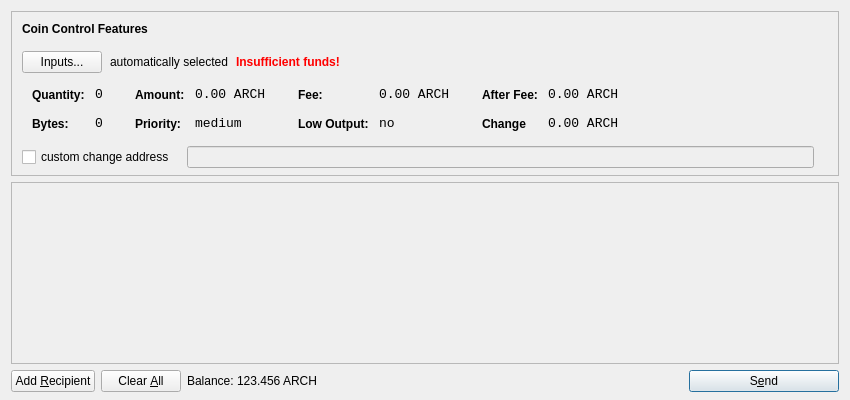
<?xml version="1.0" encoding="UTF-8"?>
<ui version="4.0">
 <class>SendCoinsDialog</class>
 <widget class="QDialog" name="SendCoinsDialog">
  <property name="geometry">
   <rect>
    <x>0</x>
    <y>0</y>
    <width>850</width>
    <height>400</height>
   </rect>
  </property>
  <property name="windowTitle">
   <string>Send Coins</string>
  </property>
  <layout class="QVBoxLayout" name="verticalLayout" stretch="0,1,0">
   <property name="bottomMargin">
    <number>8</number>
   </property>
   <item>
    <widget class="QFrame" name="frameCoinControl">
     <property name="sizePolicy">
      <sizepolicy hsizetype="Expanding" vsizetype="Expanding">
       <horstretch>0</horstretch>
       <verstretch>0</verstretch>
      </sizepolicy>
     </property>
     <property name="maximumSize">
      <size>
       <width>16777215</width>
       <height>16777215</height>
      </size>
     </property>
     <property name="frameShape">
      <enum>QFrame::StyledPanel</enum>
     </property>
     <property name="frameShadow">
      <enum>QFrame::Sunken</enum>
     </property>
     <layout class="QVBoxLayout" name="verticalLayoutCoinControl2">
      <property name="spacing">
       <number>-1</number>
      </property>
      <property name="leftMargin">
       <number>0</number>
      </property>
      <property name="topMargin">
       <number>0</number>
      </property>
      <property name="rightMargin">
       <number>0</number>
      </property>
      <property name="bottomMargin">
       <number>6</number>
      </property>
      <item>
       <layout class="QVBoxLayout" name="verticalLayoutCoinControl" stretch="0,0,0,0,1">
        <property name="spacing">
         <number>0</number>
        </property>
        <property name="leftMargin">
         <number>10</number>
        </property>
        <property name="topMargin">
         <number>10</number>
        </property>
        <item>
         <layout class="QHBoxLayout" name="horizontalLayoutCoinControl1">
          <property name="bottomMargin">
           <number>15</number>
          </property>
          <item>
           <widget class="QLabel" name="labelCoinControlFeatures">
            <property name="sizePolicy">
             <sizepolicy hsizetype="Preferred" vsizetype="Maximum">
              <horstretch>0</horstretch>
              <verstretch>0</verstretch>
             </sizepolicy>
            </property>
            <property name="font">
             <font>
              <weight>75</weight>
              <bold>true</bold>
             </font>
            </property>
            <property name="styleSheet">
             <string notr="true">font-weight:bold;</string>
            </property>
            <property name="text">
             <string>Coin Control Features</string>
            </property>
           </widget>
          </item>
         </layout>
        </item>
        <item>
         <layout class="QHBoxLayout" name="horizontalLayoutCoinControl2" stretch="0,0,0,0">
          <property name="spacing">
           <number>8</number>
          </property>
          <property name="bottomMargin">
           <number>10</number>
          </property>
          <item>
           <widget class="QPushButton" name="pushButtonCoinControl">
            <property name="styleSheet">
             <string notr="true"/>
            </property>
            <property name="text">
             <string>Inputs...</string>
            </property>
           </widget>
          </item>
          <item>
           <widget class="QLabel" name="labelCoinControlAutomaticallySelected">
            <property name="text">
             <string>automatically selected</string>
            </property>
            <property name="margin">
             <number>5</number>
            </property>
           </widget>
          </item>
          <item>
           <widget class="QLabel" name="labelCoinControlInsuffFunds">
            <property name="font">
             <font>
              <weight>75</weight>
              <bold>true</bold>
             </font>
            </property>
            <property name="styleSheet">
             <string notr="true">color:red;font-weight:bold;</string>
            </property>
            <property name="text">
             <string>Insufficient funds!</string>
            </property>
            <property name="margin">
             <number>5</number>
            </property>
           </widget>
          </item>
          <item>
           <spacer name="horizontalSpacerCoinControl">
            <property name="orientation">
             <enum>Qt::Horizontal</enum>
            </property>
            <property name="sizeHint" stdset="0">
             <size>
              <width>40</width>
              <height>1</height>
             </size>
            </property>
           </spacer>
          </item>
         </layout>
        </item>
        <item>
         <widget class="QWidget" name="widgetCoinControl" native="true">
          <property name="sizePolicy">
           <sizepolicy hsizetype="Preferred" vsizetype="Preferred">
            <horstretch>0</horstretch>
            <verstretch>0</verstretch>
           </sizepolicy>
          </property>
          <property name="minimumSize">
           <size>
            <width>0</width>
            <height>0</height>
           </size>
          </property>
          <property name="styleSheet">
           <string notr="true"/>
          </property>
          <layout class="QHBoxLayout" name="horizontalLayoutCoinControl5">
           <property name="margin">
            <number>0</number>
           </property>
           <item>
            <layout class="QHBoxLayout" name="horizontalLayoutCoinControl3" stretch="0,0,0,1">
             <property name="spacing">
              <number>20</number>
             </property>
             <property name="topMargin">
              <number>0</number>
             </property>
             <property name="bottomMargin">
              <number>10</number>
             </property>
             <item>
              <layout class="QFormLayout" name="formLayoutCoinControl1">
               <property name="horizontalSpacing">
                <number>10</number>
               </property>
               <property name="verticalSpacing">
                <number>14</number>
               </property>
               <property name="leftMargin">
                <number>10</number>
               </property>
               <property name="topMargin">
                <number>4</number>
               </property>
               <property name="rightMargin">
                <number>6</number>
               </property>
               <item row="0" column="0">
                <widget class="QLabel" name="labelCoinControlQuantityText">
                 <property name="styleSheet">
                  <string notr="true">font-weight:bold;</string>
                 </property>
                 <property name="text">
                  <string>Quantity:</string>
                 </property>
                 <property name="margin">
                  <number>0</number>
                 </property>
                </widget>
               </item>
               <item row="0" column="1">
                <widget class="QLabel" name="labelCoinControlQuantity">
                 <property name="font">
                  <font>
                   <family>Monospace</family>
                   <pointsize>10</pointsize>
                  </font>
                 </property>
                 <property name="cursor">
                  <cursorShape>IBeamCursor</cursorShape>
                 </property>
                 <property name="contextMenuPolicy">
                  <enum>Qt::ActionsContextMenu</enum>
                 </property>
                 <property name="text">
                  <string>0</string>
                 </property>
                 <property name="margin">
                  <number>0</number>
                 </property>
                 <property name="textInteractionFlags">
                  <set>Qt::LinksAccessibleByMouse|Qt::TextSelectableByKeyboard|Qt::TextSelectableByMouse</set>
                 </property>
                </widget>
               </item>
               <item row="1" column="0">
                <widget class="QLabel" name="labelCoinControlBytesText">
                 <property name="styleSheet">
                  <string notr="true">font-weight:bold;</string>
                 </property>
                 <property name="text">
                  <string>Bytes:</string>
                 </property>
                </widget>
               </item>
               <item row="1" column="1">
                <widget class="QLabel" name="labelCoinControlBytes">
                 <property name="font">
                  <font>
                   <family>Monospace</family>
                   <pointsize>10</pointsize>
                  </font>
                 </property>
                 <property name="cursor">
                  <cursorShape>IBeamCursor</cursorShape>
                 </property>
                 <property name="contextMenuPolicy">
                  <enum>Qt::ActionsContextMenu</enum>
                 </property>
                 <property name="text">
                  <string>0</string>
                 </property>
                 <property name="textInteractionFlags">
                  <set>Qt::LinksAccessibleByMouse|Qt::TextSelectableByKeyboard|Qt::TextSelectableByMouse</set>
                 </property>
                </widget>
               </item>
              </layout>
             </item>
             <item>
              <layout class="QFormLayout" name="formLayoutCoinControl2">
               <property name="horizontalSpacing">
                <number>10</number>
               </property>
               <property name="verticalSpacing">
                <number>14</number>
               </property>
               <property name="leftMargin">
                <number>6</number>
               </property>
               <property name="topMargin">
                <number>4</number>
               </property>
               <property name="rightMargin">
                <number>6</number>
               </property>
               <item row="0" column="0">
                <widget class="QLabel" name="labelCoinControlAmountText">
                 <property name="styleSheet">
                  <string notr="true">font-weight:bold;</string>
                 </property>
                 <property name="text">
                  <string>Amount:</string>
                 </property>
                 <property name="margin">
                  <number>0</number>
                 </property>
                </widget>
               </item>
               <item row="0" column="1">
                <widget class="QLabel" name="labelCoinControlAmount">
                 <property name="font">
                  <font>
                   <family>Monospace</family>
                   <pointsize>10</pointsize>
                  </font>
                 </property>
                 <property name="cursor">
                  <cursorShape>IBeamCursor</cursorShape>
                 </property>
                 <property name="contextMenuPolicy">
                  <enum>Qt::ActionsContextMenu</enum>
                 </property>
                 <property name="text">
                  <string>0.00 ARCH</string>
                 </property>
                 <property name="textInteractionFlags">
                  <set>Qt::LinksAccessibleByMouse|Qt::TextSelectableByKeyboard|Qt::TextSelectableByMouse</set>
                 </property>
                </widget>
               </item>
               <item row="1" column="0">
                <widget class="QLabel" name="labelCoinControlPriorityText">
                 <property name="styleSheet">
                  <string notr="true">font-weight:bold;</string>
                 </property>
                 <property name="text">
                  <string>Priority:</string>
                 </property>
                </widget>
               </item>
               <item row="1" column="1">
                <widget class="QLabel" name="labelCoinControlPriority">
                 <property name="font">
                  <font>
                   <family>Monospace</family>
                   <pointsize>10</pointsize>
                  </font>
                 </property>
                 <property name="cursor">
                  <cursorShape>IBeamCursor</cursorShape>
                 </property>
                 <property name="contextMenuPolicy">
                  <enum>Qt::ActionsContextMenu</enum>
                 </property>
                 <property name="text">
                  <string>medium</string>
                 </property>
                 <property name="textInteractionFlags">
                  <set>Qt::LinksAccessibleByMouse|Qt::TextSelectableByKeyboard|Qt::TextSelectableByMouse</set>
                 </property>
                </widget>
               </item>
              </layout>
             </item>
             <item>
              <layout class="QFormLayout" name="formLayoutCoinControl3">
               <property name="horizontalSpacing">
                <number>10</number>
               </property>
               <property name="verticalSpacing">
                <number>14</number>
               </property>
               <property name="leftMargin">
                <number>6</number>
               </property>
               <property name="topMargin">
                <number>4</number>
               </property>
               <property name="rightMargin">
                <number>6</number>
               </property>
               <item row="0" column="0">
                <widget class="QLabel" name="labelCoinControlFeeText">
                 <property name="styleSheet">
                  <string notr="true">font-weight:bold;</string>
                 </property>
                 <property name="text">
                  <string>Fee:</string>
                 </property>
                 <property name="margin">
                  <number>0</number>
                 </property>
                </widget>
               </item>
               <item row="0" column="1">
                <widget class="QLabel" name="labelCoinControlFee">
                 <property name="font">
                  <font>
                   <family>Monospace</family>
                   <pointsize>10</pointsize>
                  </font>
                 </property>
                 <property name="cursor">
                  <cursorShape>IBeamCursor</cursorShape>
                 </property>
                 <property name="contextMenuPolicy">
                  <enum>Qt::ActionsContextMenu</enum>
                 </property>
                 <property name="text">
                  <string>0.00 ARCH</string>
                 </property>
                 <property name="textInteractionFlags">
                  <set>Qt::LinksAccessibleByMouse|Qt::TextSelectableByKeyboard|Qt::TextSelectableByMouse</set>
                 </property>
                </widget>
               </item>
               <item row="1" column="0">
                <widget class="QLabel" name="labelCoinControlLowOutputText">
                 <property name="styleSheet">
                  <string notr="true">font-weight:bold;</string>
                 </property>
                 <property name="text">
                  <string>Low Output:</string>
                 </property>
                </widget>
               </item>
               <item row="1" column="1">
                <widget class="QLabel" name="labelCoinControlLowOutput">
                 <property name="font">
                  <font>
                   <family>Monospace</family>
                   <pointsize>10</pointsize>
                  </font>
                 </property>
                 <property name="cursor">
                  <cursorShape>IBeamCursor</cursorShape>
                 </property>
                 <property name="contextMenuPolicy">
                  <enum>Qt::ActionsContextMenu</enum>
                 </property>
                 <property name="text">
                  <string>no</string>
                 </property>
                 <property name="textInteractionFlags">
                  <set>Qt::LinksAccessibleByMouse|Qt::TextSelectableByKeyboard|Qt::TextSelectableByMouse</set>
                 </property>
                </widget>
               </item>
              </layout>
             </item>
             <item>
              <layout class="QFormLayout" name="formLayoutCoinControl4">
               <property name="horizontalSpacing">
                <number>10</number>
               </property>
               <property name="verticalSpacing">
                <number>14</number>
               </property>
               <property name="leftMargin">
                <number>6</number>
               </property>
               <property name="topMargin">
                <number>4</number>
               </property>
               <property name="rightMargin">
                <number>6</number>
               </property>
               <item row="0" column="0">
                <widget class="QLabel" name="labelCoinControlAfterFeeText">
                 <property name="styleSheet">
                  <string notr="true">font-weight:bold;</string>
                 </property>
                 <property name="text">
                  <string>After Fee:</string>
                 </property>
                 <property name="margin">
                  <number>0</number>
                 </property>
                </widget>
               </item>
               <item row="0" column="1">
                <widget class="QLabel" name="labelCoinControlAfterFee">
                 <property name="font">
                  <font>
                   <family>Monospace</family>
                   <pointsize>10</pointsize>
                  </font>
                 </property>
                 <property name="cursor">
                  <cursorShape>IBeamCursor</cursorShape>
                 </property>
                 <property name="contextMenuPolicy">
                  <enum>Qt::ActionsContextMenu</enum>
                 </property>
                 <property name="text">
                  <string>0.00 ARCH</string>
                 </property>
                 <property name="textInteractionFlags">
                  <set>Qt::LinksAccessibleByMouse|Qt::TextSelectableByKeyboard|Qt::TextSelectableByMouse</set>
                 </property>
                </widget>
               </item>
               <item row="1" column="0">
                <widget class="QLabel" name="labelCoinControlChangeText">
                 <property name="styleSheet">
                  <string notr="true">font-weight:bold;</string>
                 </property>
                 <property name="text">
                  <string>Change</string>
                 </property>
                </widget>
               </item>
               <item row="1" column="1">
                <widget class="QLabel" name="labelCoinControlChange">
                 <property name="font">
                  <font>
                   <family>Monospace</family>
                   <pointsize>10</pointsize>
                  </font>
                 </property>
                 <property name="cursor">
                  <cursorShape>IBeamCursor</cursorShape>
                 </property>
                 <property name="contextMenuPolicy">
                  <enum>Qt::ActionsContextMenu</enum>
                 </property>
                 <property name="text">
                  <string>0.00 ARCH</string>
                 </property>
                 <property name="textInteractionFlags">
                  <set>Qt::LinksAccessibleByMouse|Qt::TextSelectableByKeyboard|Qt::TextSelectableByMouse</set>
                 </property>
                </widget>
               </item>
              </layout>
             </item>
            </layout>
           </item>
          </layout>
         </widget>
        </item>
        <item>
         <layout class="QHBoxLayout" name="horizontalLayoutCoinControl4" stretch="0,0,0">
          <property name="spacing">
           <number>12</number>
          </property>
          <property name="sizeConstraint">
           <enum>QLayout::SetDefaultConstraint</enum>
          </property>
          <property name="topMargin">
           <number>5</number>
          </property>
          <property name="rightMargin">
           <number>5</number>
          </property>
          <item>
           <widget class="QCheckBox" name="checkBoxCoinControlChange">
            <property name="text">
             <string>custom change address</string>
            </property>
           </widget>
          </item>
          <item>
           <widget class="QLineEdit" name="lineEditCoinControlChange">
            <property name="enabled">
             <bool>false</bool>
            </property>
            <property name="sizePolicy">
             <sizepolicy hsizetype="Expanding" vsizetype="Fixed">
              <horstretch>0</horstretch>
              <verstretch>0</verstretch>
             </sizepolicy>
            </property>
           </widget>
          </item>
          <item>
           <widget class="QLabel" name="labelCoinControlChangeLabel">
            <property name="sizePolicy">
             <sizepolicy hsizetype="Preferred" vsizetype="Expanding">
              <horstretch>0</horstretch>
              <verstretch>0</verstretch>
             </sizepolicy>
            </property>
            <property name="minimumSize">
             <size>
              <width>0</width>
              <height>0</height>
             </size>
            </property>
            <property name="text">
             <string/>
            </property>
            <property name="margin">
             <number>3</number>
            </property>
           </widget>
          </item>
         </layout>
        </item>
        <item>
         <spacer name="verticalSpacerCoinControl">
          <property name="orientation">
           <enum>Qt::Vertical</enum>
          </property>
          <property name="sizeHint" stdset="0">
           <size>
            <width>800</width>
            <height>1</height>
           </size>
          </property>
         </spacer>
        </item>
       </layout>
      </item>
     </layout>
    </widget>
   </item>
   <item>
    <widget class="QScrollArea" name="scrollArea">
     <property name="widgetResizable">
      <bool>true</bool>
     </property>
     <widget class="QWidget" name="scrollAreaWidgetContents">
      <property name="geometry">
       <rect>
        <x>0</x>
        <y>0</y>
        <width>830</width>
        <height>165</height>
       </rect>
      </property>
      <layout class="QVBoxLayout" name="verticalLayout_2">
       <property name="margin">
        <number>0</number>
       </property>
       <item>
        <layout class="QVBoxLayout" name="entries">
         <property name="spacing">
          <number>6</number>
         </property>
        </layout>
       </item>
       <item>
        <spacer name="verticalSpacer">
         <property name="orientation">
          <enum>Qt::Vertical</enum>
         </property>
         <property name="sizeHint" stdset="0">
          <size>
           <width>20</width>
           <height>40</height>
          </size>
         </property>
        </spacer>
       </item>
      </layout>
     </widget>
    </widget>
   </item>
   <item>
    <layout class="QHBoxLayout" name="horizontalLayout">
     <item>
      <widget class="QPushButton" name="addButton">
       <property name="toolTip">
        <string>Send to multiple recipients at once</string>
       </property>
       <property name="text">
        <string>Add &amp;Recipient</string>
       </property>
       <property name="autoDefault">
        <bool>false</bool>
       </property>
      </widget>
     </item>
     <item>
      <widget class="QPushButton" name="clearButton">
       <property name="sizePolicy">
        <sizepolicy hsizetype="Minimum" vsizetype="Fixed">
         <horstretch>0</horstretch>
         <verstretch>0</verstretch>
        </sizepolicy>
       </property>
       <property name="toolTip">
        <string>Remove all transaction fields</string>
       </property>
       <property name="text">
        <string>Clear &amp;All</string>
       </property>
       <property name="autoRepeatDelay">
        <number>300</number>
       </property>
       <property name="autoDefault">
        <bool>false</bool>
       </property>
      </widget>
     </item>
     <item>
      <layout class="QHBoxLayout" name="horizontalLayout_2">
       <property name="spacing">
        <number>3</number>
       </property>
       <item>
        <widget class="QLabel" name="label">
         <property name="sizePolicy">
          <sizepolicy hsizetype="Preferred" vsizetype="Fixed">
           <horstretch>0</horstretch>
           <verstretch>0</verstretch>
          </sizepolicy>
         </property>
         <property name="text">
          <string>Balance:</string>
         </property>
        </widget>
       </item>
       <item>
        <widget class="QLabel" name="labelBalance">
         <property name="sizePolicy">
          <sizepolicy hsizetype="Preferred" vsizetype="Fixed">
           <horstretch>0</horstretch>
           <verstretch>0</verstretch>
          </sizepolicy>
         </property>
         <property name="cursor">
          <cursorShape>IBeamCursor</cursorShape>
         </property>
         <property name="text">
          <string>123.456 ARCH</string>
         </property>
         <property name="textInteractionFlags">
          <set>Qt::LinksAccessibleByMouse|Qt::TextSelectableByKeyboard|Qt::TextSelectableByMouse</set>
         </property>
        </widget>
       </item>
      </layout>
     </item>
     <item>
      <spacer name="horizontalSpacer">
       <property name="orientation">
        <enum>Qt::Horizontal</enum>
       </property>
       <property name="sizeHint" stdset="0">
        <size>
         <width>40</width>
         <height>20</height>
        </size>
       </property>
      </spacer>
     </item>
     <item>
      <widget class="QPushButton" name="sendButton">
       <property name="minimumSize">
        <size>
         <width>150</width>
         <height>0</height>
        </size>
       </property>
       <property name="toolTip">
        <string>Confirm the send action</string>
       </property>
       <property name="text">
        <string>S&amp;end</string>
       </property>
       <property name="icon">
        <iconset resource="../bitcoin.qrc">
         <normaloff>:/icons/send</normaloff>:/icons/send</iconset>
       </property>
       <property name="default">
        <bool>true</bool>
       </property>
      </widget>
     </item>
    </layout>
   </item>
  </layout>
 </widget>
 <resources>
  <include location="../bitcoin.qrc"/>
 </resources>
 <connections/>
</ui>
